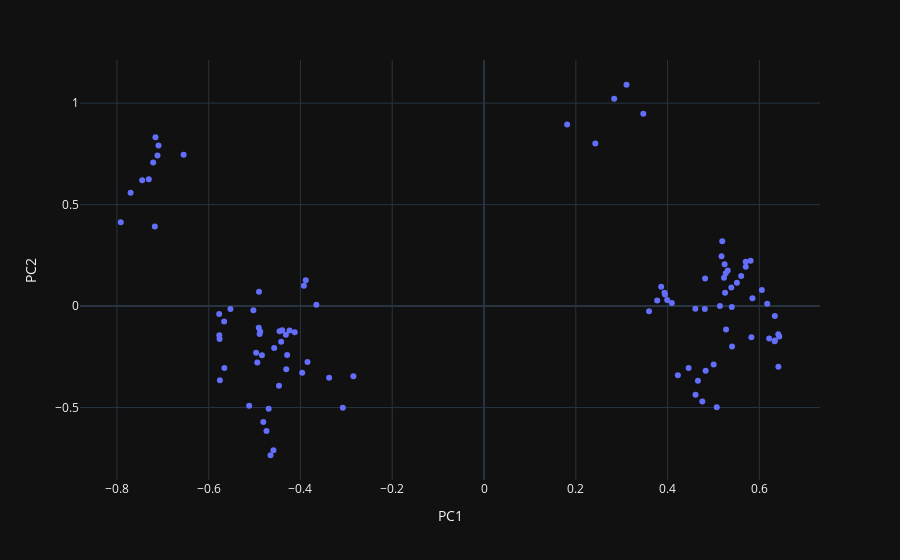

Write notebook code for a chart like this one.
### Code cell
fig = px.scatter(pca_df, x='PC1', y='PC2')

fig.update_traces(
    text=names,
    hovertemplate='%{text}',
    mode='markers'
)

fig.show()

### Figure 1 — Plotly figure (JSON) as saved in the notebook; plotly's stock layout.template omitted (floating-point values rounded to 4 significant figures)
{"data": [{"hovertemplate": "%{text}", "legendgroup": "", "marker": {"color": "#636efa", "symbol": "circle"}, "mode": "markers", "name": "", "orientation": "v", "showlegend": false, "x": [0.4458, 0.3596, 0.4757, 0.5005, -0.3963, 0.5827, -0.4468, 0.6171, 0.5141, 0.523, 0.5849, -0.4125, -0.4572, 0.54, -0.484, -0.429, 0.4812, 0.6054, 0.4606, -0.442, 0.4818, -0.4889, 0.5809, -0.5756, -0.4966, -0.7305, 0.4093, 0.5704, -0.4399, 0.5311, 0.3944, 0.1811, -0.6546, 0.2836, -0.7094, 0.3992, 0.5176, 0.5192, 0.3933, -0.4878, -0.3654, -0.4588, -0.4652, 0.4661, 0.6413, 0.5072, 0.6333, 0.6415, 0.483, -0.3077, 0.5405, -0.3375, -0.3885, -0.5026, 0.5268, 0.5511, -0.5663, -0.5771, 0.5703, -0.4318, -0.4908, -0.5769, -0.474, -0.494, -0.3846, 0.6214, -0.481, -0.7159, 0.4224, -0.4904, 0.5389, -0.7916, -0.7174, 0.3105, -0.7448, -0.2846, 0.6336, 0.6339, 0.6434, -0.4693, 0.3861, 0.461, -0.4309, 0.5275, -0.5118, 0.3471, -0.5658, -0.7702, -0.7116, -0.7209, -0.5526, 0.3774, -0.5762, -0.3925, 0.5243, 0.2426, 0.5604, -0.4237, 0.5253, -0.4456], "xaxis": "x", "y": [-0.3056, -0.02591, -0.4696, -0.2878, -0.329, -0.1541, -0.3926, 0.01169, 0.000123, 0.1394, 0.03853, -0.1284, -0.2065, -0.004339, -0.2417, -0.2416, -0.01501, 0.07932, -0.01314, -0.1752, 0.1355, -0.1377, 0.2232, -0.3656, -0.2304, 0.6251, 0.01508, 0.1939, -0.1193, 0.1749, 0.05732, 0.8943, 0.7457, 1.022, 0.7906, 0.02979, 0.2456, 0.3189, 0.06512, -0.1253, 0.006261, -0.7098, -0.735, -0.3683, -0.1393, -0.498, -0.173, -0.299, -0.3191, -0.5013, -0.1996, -0.3537, 0.1268, -0.02082, 0.1622, 0.1144, -0.07641, -0.03866, 0.2178, -0.141, -0.1073, -0.1442, -0.6151, -0.2776, -0.2755, -0.1601, -0.5708, 0.8313, -0.3412, 0.07018, 0.0911, 0.4125, 0.3915, 1.09, 0.6196, -0.3461, -0.04886, -0.169, -0.1502, -0.5063, 0.0953, -0.4375, -0.3118, -0.1157, -0.4916, 0.9473, -0.305, 0.558, 0.7417, 0.7069, -0.01483, 0.02688, -0.162, 0.1006, 0.2064, 0.8005, 0.148, -0.121, 0.06592, -0.1241], "yaxis": "y", "type": "scatter", "text": ["Purple Rain - Prince", "Thriller - Michael Jackson", "Africa - TOTO", "Everybody Wants To Rule The World - Tears For Fears", "Master Of Puppets - Metallica", "Under Pressure - Remastered 2011 - Queen", "Take on Me - a-ha", "Livin' On A Prayer - Bon Jovi", "Don't Stop Believin' - Journey", "With Or Without You - U2", "Smells Like Teen Spirit - Nirvana", "No Diggity - Blackstreet", "Bye Bye Bye - *NSYNC", "Thunderstruck - AC/DC", "I Want It That Way - Backstreet Boys", "The Sign - Ace of Base", "Torn - Natalie Imbruglia", "Wonderwall - Oasis", "Bitter Sweet Symphony - The Verve", "Say My Name - Destiny's Child", "Poker Face - Lady Gaga", "I Bet You Look Good On The Dancefloor - Arctic Monkeys", "Use Somebody - Kings of Leon", "Fallin' - Alicia Keys", "Beautiful - Christina Aguilera", "99 Problems - JAY-Z", "Crazy - Gnarls Barkley", "Paper Planes - M.I.A.", "Seven Nation Army - The White Stripes", "Rehab - Amy Winehouse", "Rolling in the Deep - Adele", "Alright - Kendrick Lamar", "Runaway - Kanye West", "thank u, next - Ariana Grande", "I Like It - Cardi B", "Royals - Lorde", "Hotline Bling - Drake", "Old Town Road - Lil Nas X", "Shallow - Lady Gaga", "Get Lucky (Radio Edit) [feat. Pharrell Williams and Nile Rodgers] - Daft Punk", "Bohemian Rhapsody - Queen", "Stayin' Alive - Bee Gees", "Stairway to Heaven - Remaster - Led Zeppelin", "Dancing Queen - ABBA", "Dreams - 2004 Remaster - Fleetwood Mac", "Time - 2011 Remastered Version - Pink Floyd", "Hotel California - 2013 Remaster - Eagles", "Superstition - Stevie Wonder", "September - Earth, Wind & Fire", "Jolene - Dolly Parton", "99 Luftballons - Nena", "Rock Me Amadeus - Falco", "Radio - Rammstein", "Hurra die Welt geht unter - K.I.Z", "Ding - Seeed", "Gasolina - Daddy Yankee", "Chantaje (feat. Maluma) - Shakira", "Con Calma - Daddy Yankee", "Danza Kuduro - Don Omar", "Ahora Quien - Marc Anthony", "Tourner Dans Le Vide - Indila", "Papaoutai - Stromae", "Toi jamais - Jeane Manson", "Voyage voyage - Desireless", "Ne me quitte pas - Jacques Brel", "Felicità - Al Bano And Romina Power", "L'italiano - Toto Cutugno", "ZITTI E BUONI - Måneskin", "Nel Blu Dipinto Di Blu - Domenico Modugno", "Ciao Ciao - La rappresentante di lista", "The Message - Grandmaster Flash", "Nuthin' But A \"G\" Thang - Dr. Dre", "Fuck Tha Police - N.W.A.", "Lose Yourself - Eminem", "In Da Club - 50 Cent", "Tainted Love - Soft Cell", "Hungry Like the Wolf - 2009 Remaster - Duran Duran", "I Ran (So Far Away) - A Flock Of Seagulls", "Just Can't Get Enough - Depeche Mode", "Don't You Want Me - The Human League", "Crazy Train - Ozzy Osbourne", "Immigrant Song - Remaster - Led Zeppelin", "Enter Sandman - Metallica", "Ace of Spades - Motörhead", "Holy Diver - Dio", "Redbone - Childish Gambino", "Cater 2 U - Destiny's Child", "Special Affair - The Internet", "Formation - Beyoncé", "Needed Me - Rihanna", "Lean On (feat. MØ & DJ Snake) - Major Lazer", "Closer - The Chainsmokers", "Rockabye (feat. Sean Paul & Anne-Marie) - Clean Bandit", "Titanium (feat. Sia) - David Guetta", "Wake Me Up - Avicii", "Boulevard of Broken Dreams - Green Day", "Somebody That I Used To Know - Gotye", "In the End - Linkin Park", "Sunday Bloody Sunday - U2", "Viva La Vida - Coldplay"]}], "layout": {"xaxis": {"anchor": "y", "domain": [0.0, 1.0], "title": {"text": "PC1"}}, "yaxis": {"anchor": "x", "domain": [0.0, 1.0], "title": {"text": "PC2"}}, "legend": {"tracegroupgap": 0}, "margin": {"t": 60}}}
